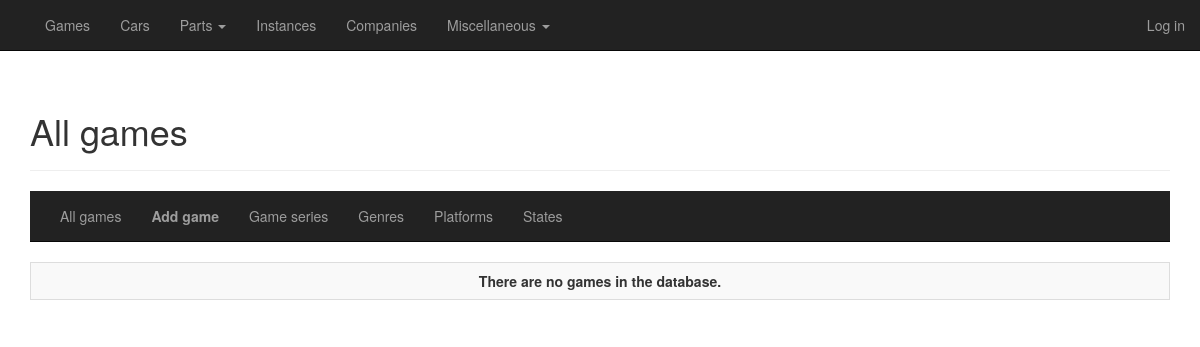
Before: /games/all with the older database file.
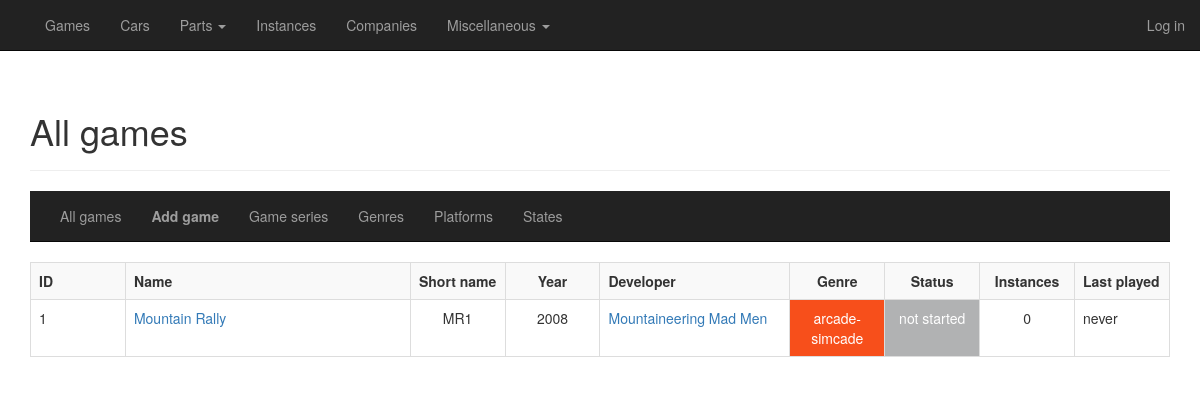
After: the same page with the newer database file.
### general/models/game.py (models this page shows, shortened)
class Game(database.Model):
    __tablename__ = "games"
    id = database.Column(database.Integer, primary_key=True)
    datetime_added = database.Column(database.DateTime, default=datetime.utcnow, index=True, nullable=False)
    datetime_edited = database.Column(database.DateTime, default=datetime.utcnow, index=True, nullable=False)
    datetime_played = database.Column(database.DateTime, index=True, nullable=True)
    is_deleted = database.Column(database.Boolean, default=False, index=True, nullable=False)
    name_full = database.Column(database.Unicode, index=True, nullable=False)
    name_display = database.Column(database.Unicode, nullable=False)
    name_short = database.Column(database.Unicode, nullable=False)
    game_series_id = database.Column(database.Integer, database.ForeignKey("game_series.id"), index=True, nullable=True)
    order_in_series = database.Column(database.Integer, nullable=True)
    platforms = database.relationship('Platform', secondary="game_platform")
    developer_id = database.Column(database.Integer, database.ForeignKey("companies.id"), index=True, nullable=False)
    date_released = database.Column(database.Date, index=True, nullable=True)
    genre_id = database.Column(database.Integer, database.ForeignKey("game_genres.id"), index=True, nullable=False)
    game_state_id = database.Column(database.Integer, database.ForeignKey("game_states.id"), nullable=True)
    activities = database.relationship('GameActivity', backref='game', lazy='dynamic')
    no_of_instances = database.Column(database.Integer, default=0, nullable=False)
    no_of_times_played = database.Column(database.Integer, default=0, nullable=False)
    instances = database.relationship('Instance', backref='game', lazy='dynamic')
    texts = database.relationship('GameText', backref='game', lazy='dynamic')
    images = database.relationship('GameImage', backref='game', lazy='dynamic')
    def get_last_played_date(self):
        if self.datetime_played is not None:
            date_string = "{}/{}/{}".format(self.datetime_played.day,
                                            self.datetime_played.month,
                                            self.datetime_played.year)
            return date_string
        else:
            return "never"
    def get_state(self):
        return self.state.name if self.state is not None else "n/a"
    def get_year_released(self):
        return self.date_released.year if self.date_released is not None else "n/a"

class GameGenre(database.Model):
    __tablename__ = "game_genres"
    id = database.Column(database.Integer, primary_key=True)
    name = database.Column(database.Unicode, index=True, nullable=False, unique=True)
    realism = database.Column(database.Integer, nullable=False, unique=True)
    games = database.relationship('Game', backref='genre', lazy='dynamic')
    def get_css_name(self):
        if self.name == "arcade":
            return "genre-arcade"
        if self.name == "arcade-simcade":
            return "genre-arcade-simcade"

class GameState(database.Model):
    __tablename__ = "game_states"
    id = database.Column(database.Integer, primary_key=True)
    order = database.Column(database.Integer, index=True, nullable=False, unique=True)
    name = database.Column(database.Unicode, index=True, nullable=False, unique=True)
    games = database.relationship('Game', backref='state', lazy='dynamic')
    def get_css_name(self):
        if self.name == "not started":
            return "state-not-started"

### general/models/misc.py (models this page shows, shortened)
class Company(database.Model):
    __tablename__ = "companies"
    id = database.Column(database.Integer, primary_key=True)
    name_full = database.Column(database.Unicode, nullable=False)
    name_display = database.Column(database.Unicode, index=True, nullable=False)
    name_short = database.Column(database.Unicode, nullable=True)
    description = database.Column(database.Unicode, nullable=True)
    is_game_developer = database.Column(database.Boolean, default=False, index=True, nullable=False)
    is_game_publisher = database.Column(database.Boolean, default=False, index=True, nullable=False)
    is_car_manufacturer = database.Column(database.Boolean, default=False, index=True, nullable=False)
    is_car_part_manufacturer = database.Column(database.Boolean, default=False, index=True, nullable=False)
    owner_id = database.Column(database.Integer, database.ForeignKey("companies.id"), index=True, nullable=True)
    country_id = database.Column(database.Integer, database.ForeignKey("countries.id"), index=True, nullable=True)
    date_established = database.Column(database.Date, index=True, nullable=True)
    date_ceased_to_exist = database.Column(database.Date, nullable=True)
    no_of_games_developed = database.Column(database.Integer, default=0, nullable=True)
    no_of_cars_produced = database.Column(database.Integer, default=0, nullable=True)
    no_of_parts_produced = database.Column(database.Integer, default=0, nullable=True)
    cars = database.relationship('Car', secondary="car_manufacturer")
    engines = database.relationship('Engine', backref='manufacturer', lazy='dynamic')
    forced_induction = database.relationship('ForcedInduction', backref='manufacturer', lazy='dynamic')
    games = database.relationship('Game', backref='developer', lazy='dynamic')
    owner = database.relationship('Company', remote_side=[id], backref='owned_companies')
    transmissions = database.relationship('Transmission',  backref='manufacturer', lazy='dynamic')
    texts = database.relationship('CompanyText', backref='company', lazy='dynamic')
    images = database.relationship('CompanyImage', backref='company', lazy='dynamic')

### general/routes_games.py (the view)
@cardb.route("/games/", methods=['GET'])
@cardb.route("/games/all", methods=['GET'])
def overview_games():
    games = Game.query\
        .filter(Game.is_deleted != True)\
        .order_by(Game.name_display.asc()).all()
    return render_template("games_overview.html",
                           title="Games",
                           heading="All games",
                           games=games,
                           viewing="games")

### general/templates/games_overview.html
{% extends "games_base.html" %}
{% block games_content %}
    <div>
        <table class="table table-hover table-bordered table-striped">
            {% if games == [] %}
            <tr>
                <td class="col-sm-12 text-center"><b>There are no games in the database.</b></td>
            </tr>
            {% else %}
            {% include "_games_top.html" %}
                {% for game in games %}
                    {% with game=game %}
                        {% include "_games_row.html" %}
                    {% endwith %}
            {% endfor %}
            {% endif %}
        </table>
    </div>
{% endblock %}

### general/templates/_games_row.html
<tr>
    <td class="col-sm-1">{{ game.id }}</td>
    <td class="col-sm-3"><a href="{{ url_for('detail_game', id=game.id) }}">{{ game.name_display }}</a></td>
    <td class="col-sm-1 text-center">{{ game.name_short }}</td>
    <td class="col-sm-1 text-center">{{ game.get_year_released() }}</td>
    <td class="col-sm-2"><a href="{{ url_for('detail_company', id=game.developer.id) }}">{{ game.developer.name_display }}</a></td>
    <td class="col-sm-1 {% if game.genre != None %}{{ game.genre.get_css_name() }}{% endif %} text-center">{{ game.genre.name }}</td>
    <td class="col-sm-1 {% if game.state != None %}{{ game.state.get_css_name() }}{% endif %} text-center">{{ game.get_state() }}</td>
    <td class="col-sm-1 text-center">{{ game.no_of_instances }}</td>
    <td class="col-sm-1">{{ game.get_last_played_date() }}</td>
</tr>

Changed rows visible on the page:
added Game: id "1", name_display "Mountain Rally", name_short "MR1", get_year_released "2008", developer.name_display "Mountaineering Mad Men", genre.name "arcade-simcade", get_state "not started", no_of_instances "0", get_last_played_date "never"
Other visible differences:
text no longer shown: "There are no games in the database."
text now shown: "ID Name Short name Year Developer Genre Status Instances Last played"
